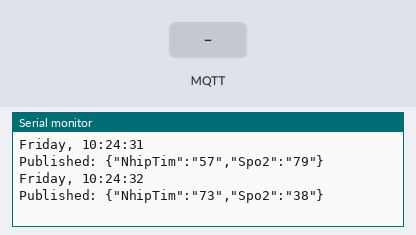
Simulated run of this sketch. Board: ESP8266 (NodeMCU). Parts: the last lines printed to the serial monitor. The inputs (shaded band) are chosen by the test bench. WiFi joins after 1.5 s; servers stay silent unless stated; network time is answered at once with the bench clock; the local clock reads 2024-03-15 10:24:30 at power-on unless the sketch sets it; random numbers use the default seed unless the sketch sets one; no MQTT or app messages arrive unless stated.

Above: at 2.7 s.
2.8 s: MQTT message "1" arrives on the first subscribed topic
At 3.4 s:
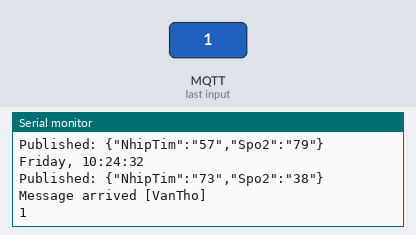
4.3 s: MQTT message "on" arrives on the first subscribed topic
At 4.51 s:
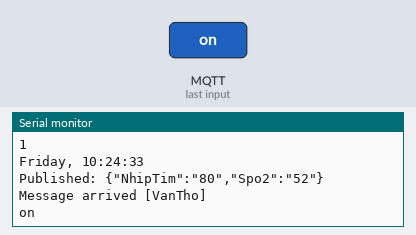
5.8 s: MQTT message "off" arrives on the first subscribed topic
At 6.5 s:
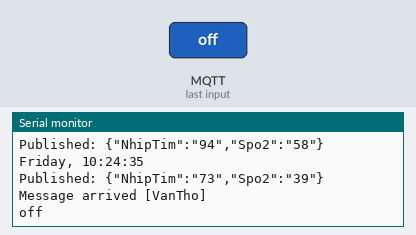
Timing chart, 0 to 8.8 s (numbered marks = the images above; inputs shaded):
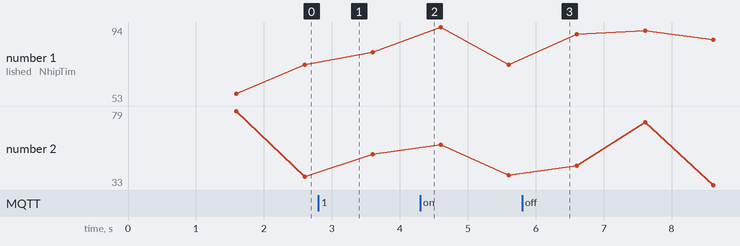

Measured:
- after the input at 2.8 s, the serial monitor: prints a new line at once (image 1)
- after the input at 4.3 s, the serial monitor: prints a new line at once (image 2)
- after the input at 5.8 s, the serial monitor: prints a new line at once (image 3)

The sketch:

CODEVR1.ino
```cpp
#include <ESP8266WiFi.h>
#include <PubSubClient.h>

#include <NTPClient.h>
#include <WiFiUdp.h>

const char* ssid = "Van Tho 15";
const char* password = "vannhucu15";
const char* awsEndpoint = "a35cho9o6i7esh-ats.iot.us-east-1.amazonaws.com";

const long utcOffsetInSeconds = 3600;
char daysOfTheWeek[7][12] = {"Sunday", "Monday", "Tuesday", "Wednesday", "Thursday", "Friday", "Saturday"};
WiFiUDP ntpUDP;
NTPClient timeClient(ntpUDP, "pool.ntp.org", utcOffsetInSeconds);


// xxxxxxxxxx-certificate.pem.crt
static const char certificatePemCrt[] PROGMEM = R"EOF(
-----BEGIN CERTIFICATE-----
MIIDWTCCAkGgAwIBAgIUIoBd1YJrNCEjZO2lgqJoEhpEKHcwDQYJKoZIhvcNAQEL
BQAwTTFLMEkGA1UECwxCQW1hem9uIFdlYiBTZXJ2aWNlcyBPPUFtYXpvbi5jb20g
SW5jLiBMPVNlYXR0bGUgU1Q9V2FzaGluZ3RvbiBDPVVTMB4XDTIxMDkyODIzNDI0
NVoXDTQ5MTIzMTIzNTk1OVowHjEcMBoGA1UEAwwTQVdTIElvVCBDZXJ0aWZpY2F0
ZTCCASIwDQYJKoZIhvcNAQEBBQADggEPADCCAQoCggEBAK9lkiljdh0FTah6WZXn
Fv5/BAdxl7lBr03ZET5CNHo1OkB6aOTtR+3Ycaq6gB9yfNYchYOjy2GtgaQYnCJz
WGYyzrJM6SiHFlTu+3/LDYcyLT++EqkXgruimpyy976NIH8sUUgr9vLQzY9yPKh2
NQCjVM/s9RGUuFF/y8eKTagZg0eUWyER2x5qhL37u+ieTkwozF6y4RdHwD2ETaNr
GnHgAhCGIjLBKs/YCQKCHY5Q/fMuoWXcqWA61lwUn07HFrUQjFFAGRKblzaXffak
geWYnNMakRvG88f29D57sa3KigWFGLwL9p69p+OPOKkstVaSvvE5Sna5+gSziJbh
Bp8CAwEAAaNgMF4wHwYDVR0jBBgwFoAU9iovQ5D77F0MQj88gD9SAYUdWoIwHQYD
VR0OBBYEFDDdQr9YG8CAmoujgRORqZcQdaIDMAwGA1UdEwEB/wQCMAAwDgYDVR0P
AQH/BAQDAgeAMA0GCSqGSIb3DQEBCwUAA4IBAQCYC5/7hndls1sZgRgY82zAPRMy
5sutL3+KUQ1+XOWKgT3jN1m8NamZWeR8j8Fpd+IDxPq6Vpt/owu8Tj/hhKeTVYzc
wNEpp+P8WkX1gZbyYOre/W67zc6nXh2aZPOZNjttbMteDYDEcsnpng07tYNjnFXn
L/y/WjpsPi2RBbGG+T3nQDDFOKxin0/YvEQG9MP+aeuE9fy/K8oUK0miVtegYW7B
Tzt7ACYGBfEDF+AsoaTXexegHLtpKeSwqmen5E+OMhcVPqqbCkEyid0nuH3saN0i
oPcpZezPu7vvG+C+W5I3D8FRUu9EBtECIQ3V/taPazVcYsr/zbjwPXCzRJ/V
-----END CERTIFICATE-----
)EOF";

// xxxxxxxxxx-private.pem.key
static const char privatePemKey[] PROGMEM = R"EOF(
-----BEGIN RSA PRIVATE KEY-----
MIIEpAIBAAKCAQEAr2WSKWN2HQVNqHpZlecW/n8EB3GXuUGvTdkRPkI0ejU6QHpo
5O1H7dhxqrqAH3J81hyFg6PLYa2BpBicInNYZjLOskzpKIcWVO77f8sNhzItP74S
qReCu6KanLL3vo0gfyxRSCv28tDNj3I8qHY1AKNUz+z1EZS4UX/Lx4pNqBmDR5Rb
IRHbHmqEvfu76J5OTCjMXrLhF0fAPYRNo2saceACEIYiMsEqz9gJAoIdjlD98y6h
ZdypYDrWXBSfTscWtRCMUUAZEpuXNpd99qSB5Zic0xqRG8bzx/b0PnuxrcqKBYUY
vAv2nr2n4484qSy1VpK+8TlKdrn6BLOIluEGnwIDAQABAoIBAQCWadpgWAVQed3R
H6t33AdiFHbWE1nz6xp0/jPFWm06aC8eYFtYBwxqMfW4XdvGHB5mV2tAKtUdXPgS
S3CKMrSaX/PWABLrSH2kNJXFT9K4IBWh1lSWYa0hUB6bRvcimFBH/y9tXxaVwO6n
l2Xhag2mEGuJLEI14331lkyhQD+8aUkgzrZ7zPclpw9yO0lX8gc6qH1r73771v+3
Ko+tCGyWqQmahV90o8aAkX949CbSWxVR+KoyjzPviQHIRHFMQ/gEsI0ckmsQpok/
Ed1YuQ4ApQnMs2hKiCCZoeBqDw+mCnVig5XfRGFvv40O2+5Myyb6/pqjGnbp24HI
yoVP/1bxAoGBANhfS9hBd4pYjePMeVADatsjwSgJ/yrG0am2hZSVy5NGpm0dEaxF
fEUNhrjWc/CPvZuSJmjhg9cz5PCLJRnEfEpDN2Gl6jmyagb0Bd3XujMnkc8/mvsZ
jknsz04/s4JzRPgXlWblBpMabDvLOJm1tHerRBgvFmSb8Or44tum4iddAoGBAM+F
HyVduV3/b6G2PIpmKjmkr0hWEHdJBxEGLawExuKJg90RVyK7+ntaTLi3Yqdd4DXa
ipMu5d5p5YduSE9Ey5zXjLnBP0NhY4qawfYSJnwjhoFDToPX959AzVKVnAVDT/qB
/M+y2Bczq//P0XttiXpgpMLBM7uqLoAN5mJaAXIrAoGBAJv4henLt2ooz49oNAKz
k/GH4pMEMcYaL8TQ55XmLStrAEkjbTvrktsMFxNis4yzcRCV184+0hTtOZkUFJhw
hM/biC6BtUgGDlwYx6nU+kopuffVd9iN4X30kLNtQ+9DPHJCPdZAPe8IWwD3S0Oy
MfcZpCpytwerSY13/8AqmleZAoGAN9zUF5D1V3JtsJCIF5GNCFtmvAg/An1sI48Q
OGBI0a7HCnmihT0pHo+eW5MyQW+p7ZVY/GoBgy/qk9yCJqSUUzJLNa3pw8+xphwm
3oDgT0aY7K8bsa4vgHVHUFXp3BjUrNDVJ2wzc3t7b6+X6qv/+CuP7sVnkbssLViQ
jiVAgmUCgYBVM4SVWbWOQiO9vvSorECmaSItRPi8mRKLFn5n1VmG+lK791AkAjJN
0EfZBIUyNHhru+cXsl5bMJA2zgOguGkU5T1E4/P2PxYcxnG08GnH6M3Sn4p+gkzN
gPCyeSZlp+R1xYRTKIYo0bL3+CDiwYpIkAW4yhk/6YDWn2pumxIyMA==
-----END RSA PRIVATE KEY-----
)EOF";

// This one in here is the 'RSA 2048 bit key: Amazon Root CA 1' which is valid
static const char caPemCrt[] PROGMEM = R"EOF(
-----BEGIN CERTIFICATE-----
MIIDQTCCAimgAwIBAgITBmyfz5m/jAo54vB4ikPmljZbyjANBgkqhkiG9w0BAQsF
ADA5MQswCQYDVQQGEwJVUzEPMA0GA1UEChMGQW1hem9uMRkwFwYDVQQDExBBbWF6
b24gUm9vdCBDQSAxMB4XDTE1MDUyNjAwMDAwMFoXDTM4MDExNzAwMDAwMFowOTEL
MAkGA1UEBhMCVVMxDzANBgNVBAoTBkFtYXpvbjEZMBcGA1UEAxMQQW1hem9uIFJv
b3QgQ0EgMTCCASIwDQYJKoZIhvcNAQEBBQADggEPADCCAQoCggEBALJ4gHHKeNXj
ca9HgFB0fW7Y14h29Jlo91ghYPl0hAEvrAIthtOgQ3pOsqTQNroBvo3bSMgHFzZM
9O6II8c+6zf1tRn4SWiw3te5djgdYZ6k/oI2peVKVuRF4fn9tBb6dNqcmzU5L/qw
IFAGbHrQgLKm+a/sRxmPUDgH3KKHOVj4utWp+UhnMJbulHheb4mjUcAwhmahRWa6
VOujw5H5SNz/0egwLX0tdHA114gk957EWW67c4cX8jJGKLhD+rcdqsq08p8kDi1L
93FcXmn/6pUCyziKrlA4b9v7LWIbxcceVOF34GfID5yHI9Y/QCB/IIDEgEw+OyQm
jgSubJrIqg0CAwEAAaNCMEAwDwYDVR0TAQH/BAUwAwEB/zAOBgNVHQ8BAf8EBAMC
AYYwHQYDVR0OBBYEFIQYzIU07LwMlJQuCFmcx7IQTgoIMA0GCSqGSIb3DQEBCwUA
A4IBAQCY8jdaQZChGsV2USggNiMOruYou6r4lK5IpDB/G/wkjUu0yKGX9rbxenDI
U5PMCCjjmCXPI6T53iHTfIUJrU6adTrCC2qJeHZERxhlbI1Bjjt/msv0tadQ1wUs
N+gDS63pYaACbvXy8MWy7Vu33PqUXHeeE6V/Uq2V8viTO96LXFvKWlJbYK8U90vv
o/ufQJVtMVT8QtPHRh8jrdkPSHCa2XV4cdFyQzR1bldZwgJcJmApzyMZFo6IQ6XU
5MsI+yMRQ+hDKXJioaldXgjUkK642M4UwtBV8ob2xJNDd2ZhwLnoQdeXeGADbkpy
rqXRfboQnoZsG4q5WTP468SQvvG5
-----END CERTIFICATE-----
)EOF";

BearSSL::X509List client_crt(certificatePemCrt);
BearSSL::PrivateKey client_key(privatePemKey);
BearSSL::X509List rootCert(caPemCrt);

WiFiClientSecure wiFiClient;
void msgReceived(char* topic, byte* payload, unsigned int len);
PubSubClient pubSubClient(awsEndpoint, 8883, msgReceived, wiFiClient);
void getDataTime();

unsigned long lastPublish;
int8_t NhipTim, Spo2;
String topicsub = "VanTho"; // nhận dữ liệu
String topicpub = "Data"; // gửi dữ liệu

void setup() {
  Serial.begin(115200); Serial.println();
  Serial.println("ESP8266 AWS IoT Example");

  Serial.print("Connecting to "); Serial.print(ssid);
  WiFi.begin(ssid, password);
  WiFi.waitForConnectResult();
  Serial.print(", WiFi connected, IP address: ");
  Serial.println(WiFi.localIP());

  setCurrentTime();

  wiFiClient.setClientRSACert(&client_crt, &client_key);
  wiFiClient.setTrustAnchors(&rootCert);

  timeClient.begin();
  timeClient.setTimeOffset(+7*60*60);
}
void loop()
{
  pubSubCheckConnect();

  if (millis() - lastPublish > 1000) {
    getDataTime();

    NhipTim = random(50, 100);
    Spo2 = random(30, 80);
    String data = "{\"NhipTim\":\"" + String(NhipTim) + "\"," +
                  "\"Spo2\":\"" + String(Spo2) + "\"}";
    pubSubClient.publish(topicpub.c_str(), data.c_str());
    Serial.print("Published: "); Serial.println(data);
    lastPublish = millis();
  }
}

void msgReceived(char* topic, byte* payload, unsigned int length) {
  Serial.print("Message arrived [");
  Serial.print(topic);
  Serial.println("]");
  String s = "";
  for (int i = 0; i < length; i++)
  {
    char p = (char)payload[i];
    s = s + p;
  }
  Serial.println(s);
}

void pubSubCheckConnect() {
  if ( ! pubSubClient.connected())
  {
    Serial.print("PubSubClient connecting to: "); Serial.print(awsEndpoint);
    while ( ! pubSubClient.connected())
    {
      Serial.print(".");
      pubSubClient.connect("ESPthing");
    }
    Serial.println(" connected");
    pubSubClient.subscribe(topicsub.c_str());
  }
  pubSubClient.loop();
}
void getDataTime()
{
  timeClient.update();
  Serial.print(daysOfTheWeek[timeClient.getDay()]);
  Serial.print(", ");
  Serial.print(timeClient.getHours());
  Serial.print(":");
  Serial.print(timeClient.getMinutes());
  Serial.print(":");
  Serial.println(timeClient.getSeconds());

}
void setCurrentTime() {
  configTime(3 * 3600, 0, "pool.ntp.org", "time.nist.gov");

  Serial.print("Waiting for NTP time sync: ");
  time_t now = time(nullptr);
  while (now < 8 * 3600 * 2) {
    delay(500);
    Serial.print(".");
    now = time(nullptr);
  }
  Serial.println("");
  struct tm timeinfo;
  gmtime_r(&now, &timeinfo);
  Serial.print("Current time: "); Serial.print(asctime(&timeinfo));
}
```
